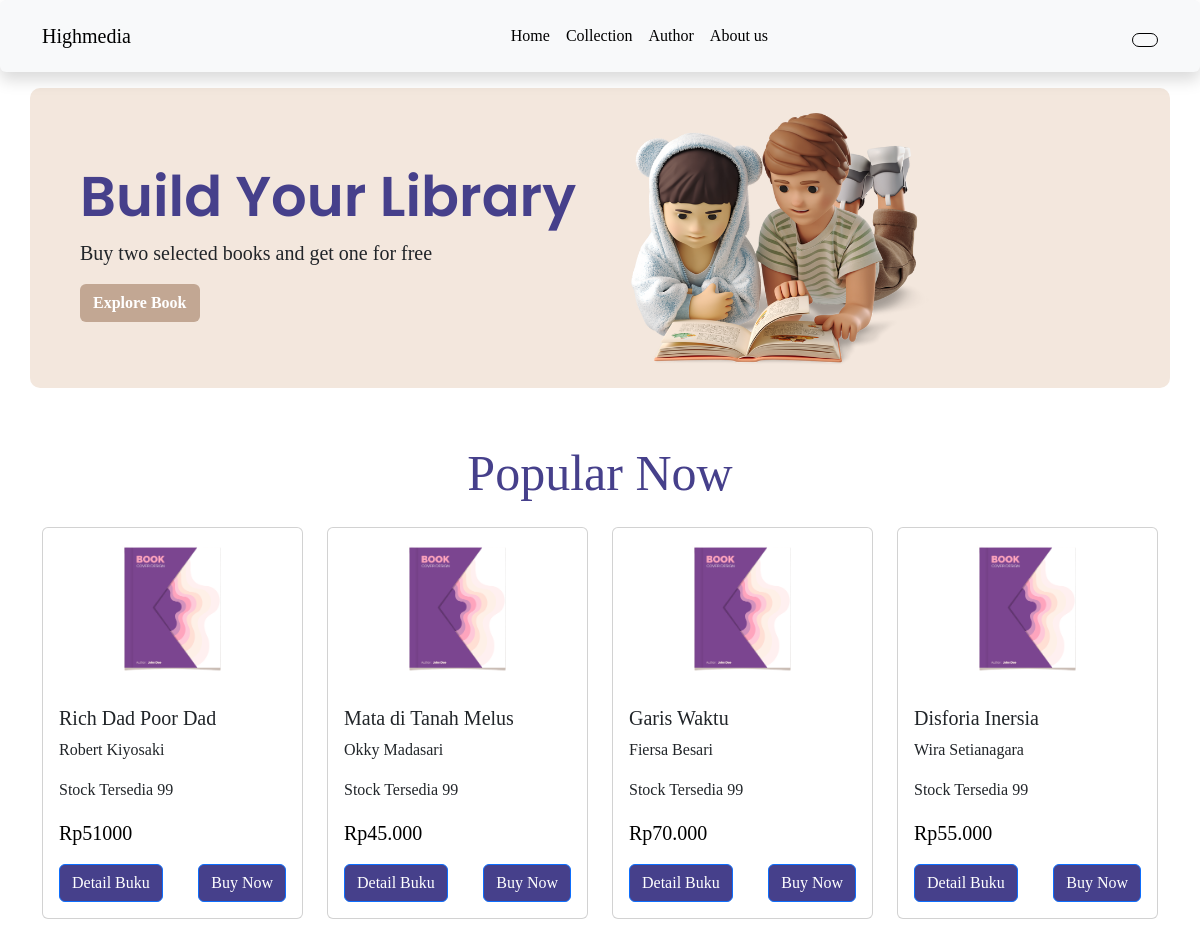
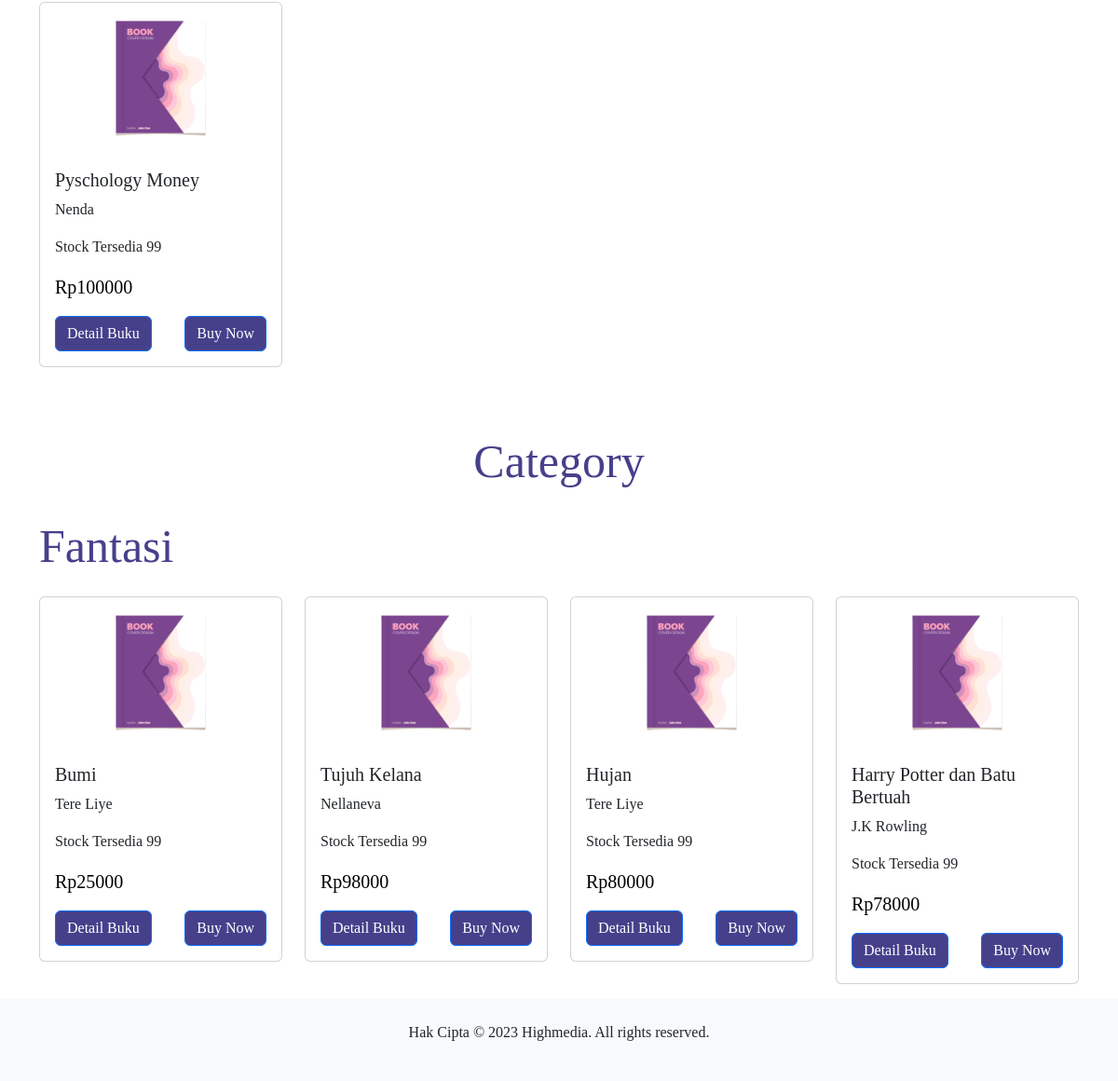
The app's page /koleksi.php with its own data (2 pictures, top to bottom).
### tables this page shows
CREATE TABLE `card_buku` (
  `id_buku` int(11) NOT NULL,
  `gambar_buku` varchar(32) NOT NULL,
  `judul_buku` varchar(32) DEFAULT NULL,
  `deskripsi` text NOT NULL,
  `penulis` varchar(32) DEFAULT NULL,
  `penerbit` varchar(32) DEFAULT NULL,
  `tahun_terbit` year(4) DEFAULT NULL,
  `stok` int(11) DEFAULT NULL,
  `harga_satuan` varchar(32) DEFAULT NULL
);

CREATE TABLE `data_buku_fantasi` (
  `id_buku` int(11) NOT NULL,
  `gambar_buku` varchar(32) NOT NULL,
  `judul_buku` varchar(32) NOT NULL,
  `deskripsi` text NOT NULL,
  `penulis` varchar(32) NOT NULL,
  `penerbit` varchar(32) NOT NULL,
  `tahun_terbit` year(4) NOT NULL,
  `stok` int(11) NOT NULL,
  `harga_satuan` int(11) NOT NULL
);

### koneksi.php (called while the page is built, shortened)
<?php
$koneksi = mysqli_connect("localhost", "root", "", "tokobuku");
function query($query) {
  global $koneksi;
  $result =mysqli_query($koneksi, $query);
  $rows = [];
  while ($row = mysqli_fetch_assoc($result)) {
    $rows[] = $row;
  }
  return $rows;
}
?>

### koleksi.php (the view, shortened to what this page needs)
<?php
require 'koneksi.php';
?>
<!DOCTYPE html>
<html lang="en">
<head>
  <link rel="stylesheet" href="css/bootstrap.min.css">
  <link rel="stylesheet" href="style.css">
</head>
<body>
  <header>
    <nav class="navbar sticky-top navbar-expand-lg bg-body-tertiary  shadow p-3 mb-3 rounded">
      <div class="container">
        <a class="navbar-brand" href="index.php">Highmedia</a>
        <div class="collapse navbar-collapse" id="navbarNavAltMarkup">
          <div class="navbar-nav mx-auto">
            <a class="nav-link" aria-current="page" href="index.php">Home</a>
            <a class="nav-link" href="koleksi.php">Collection</a>
            <a class="nav-link">Author</a>
            <a class="nav-link" href="about.php">About us</a>
            </div>
            <div class="profile">
              <a href="logout.php" class="btn align-self-end login"><?php echo $_SESSION['username'] ?></a>
            </div>
          </div>
        </div>
    </nav>
  </header>
  <main>
    <section class="jumbotron">
      <div class="container same">
        <div class="row">
          <div class="col build">
        <h3 class="display-4 ganti fw-semibold">Build Your Library</h3>
        <p class="lead">Buy two selected books and get one for free</p>
        <a href="#" class="btn explore fw-semibold">Explore Book</a>
        </div>
        <div class="col bocil1">
        <img src="assets/bocil.png" width="300px" class="bocil">
        </div>
      </div>
    </section>
    <section class="py-5" id="buku">
      <div class="container">
        <div class="row">
          <div class="col text-center popular">
            <p>Popular Now</p>
          </div>
        </div>
        <div class="row">
          <?php
            $card_buku = query("SELECT * FROM `card_buku`");
            $counter = 0;
            foreach($card_buku as $dataBuku){
              if($counter % 4 == 0 && $counter > 0){
                echo '</div><div class="row">';
              }
          ?>
          <div class="col-md-3">
            <div class="card mb-3">
              <img src="assets/<?php echo $dataBuku['gambar_buku']; ?>" class="card-img-top" alt="...">
              <div class="card-body">
                <h5 class="card-title"><?php echo $dataBuku['judul_buku'] ?></h5>
                <p class="card-text"><?php echo $dataBuku['penulis'] ?></p>
                <p class="card-text">Stock Tersedia <?php echo $dataBuku['stok']; ?></p>
                <p class="card-text hargaBuku">Rp<?php echo $dataBuku['harga_satuan']; ?></p>
                <a href="detail_buku.php?id_buku=<?php echo $dataBuku['id_buku']; ?>" class="btn btn-primary float-start beli">Detail Buku</a>
                <a href="co.php?id_buku=<?php echo $dataBuku['id_buku']; ?>" class="btn btn-primary float-end beli">Buy Now</a>
              </div>
            </div>
          </div>
          <?php
            $counter++;
          }
          ?>
        </div>
      </div>
    </section>
    <section>
    <div class="container">
          <div class="col text-center popular">
            <p>Category</p>
          </div>
          <div class="popular">
          <p>Fantasi</p>
          </div>
                <div class="row">
          <?php
            $card_buku = query("SELECT * FROM `data_buku_fantasi`");
            foreach($card_buku as $dataBuku){
          ?>
          <div class="col-md-3">
            <div class="card mb-3">
              <img src="assets/<?php echo $dataBuku['gambar_buku']; ?>" class="card-img-top" alt="...">
              <div class="card-body">
                <h5 class="card-title"><?php echo $dataBuku['judul_buku'] ?></h5>
                <p class="card-text"><?php echo $dataBuku['penulis'] ?></p>
                <p class="card-text">Stock Tersedia <?php echo $dataBuku['stok']; ?></p>
                <p class="card-text hargaBuku">Rp<?php echo $dataBuku['harga_satuan']; ?></p>
                <a href="detail_buku_fantasi.php?id_buku=<?php echo $dataBuku['id_buku']; ?>" class="btn btn-primary float-start beli">Detail Buku</a>
                <a href="co.php?id_buku=<?php echo $dataBuku['id_buku']; ?>" class="btn btn-primary float-end beli">Buy Now</a>
              </div>
            </div>
          </div>
          <?php
          }
          ?>
        </div>
      </div>
    </section>
  </main>
  <footer class="bg-light text-center py-4">
    <div class="container">
      <p>Hak Cipta &copy; 2023 Highmedia. All rights reserved.</p>
    </div>
  </footer>
</body>
</html>

### style.css (style rules this page uses)
.nav-link { color: black; }
* { font-family: 'Times New Roman', Times, serif, 'Poppins'; }
@media (min-width: 992px) { .hargaBuku { font-size: 20px; } }
@media (min-width: 992px) { .same { background-color: #f3e7dd; border-radius: 10px; height: 300px; padding-top: 25px; padding-left: 50px; font-family: Poppins; font-weight: bold; } }
@media (min-width: 992px) { .popular { font-size: 50px; color: #46408B; } }
@media (min-width: 992px) { .build { padding-top: 50px; } }
@media (min-width: 992px) { .ganti { color: #46408B; font-family: 'poppins'; } }
@media (min-width: 992px) { .bocil1 { position: relative; } }
@media (min-width: 992px) { .bocil { padding-bottom: 300px; } }
@media (min-width: 992px) { .explore { background-color: #c2a793; color: white; } }
@media (min-width: 992px) { .login { border: 1px solid black; border-radius: 20px; } }
@media (min-width: 992px) { .beli { background-color: #46408B; } }
@media (min-width: 992px) { .hargaBuku { font-style: none; text-decoration: none; color: black; } }
@media (min-width: 992px) { .profile { margin-top: 5px; position: relative; float: right; } }

### records on screen
card_buku: gambar_buku (picture), judul_buku "Rich Dad Poor Dad", penulis "Robert Kiyosaki", stok "99", harga_satuan "51000"
card_buku: gambar_buku (picture), judul_buku "Mata di Tanah Melus", penulis "Okky Madasari", stok "99", harga_satuan "45.000"
card_buku: gambar_buku (picture), judul_buku "Garis Waktu", penulis "Fiersa Besari", stok "99", harga_satuan "70.000"
card_buku: gambar_buku (picture), judul_buku "Disforia Inersia", penulis "Wira Setianagara", stok "99", harga_satuan "55.000"
card_buku: gambar_buku (picture), judul_buku "Pyschology Money", penulis "Nenda", stok "99", harga_satuan "100000"
data_buku_fantasi: gambar_buku (picture), judul_buku "Bumi", penulis "Tere Liye", stok "99", harga_satuan "25000"
data_buku_fantasi: gambar_buku (picture), judul_buku "Tujuh Kelana", penulis "Nellaneva", stok "99", harga_satuan "98000"
data_buku_fantasi: gambar_buku (picture), judul_buku "Hujan", penulis "Tere Liye", stok "99", harga_satuan "80000"
data_buku_fantasi: gambar_buku (picture), judul_buku "Harry Potter dan Batu Bertuah", penulis "J.K Rowling", stok "99", harga_satuan "78000"
